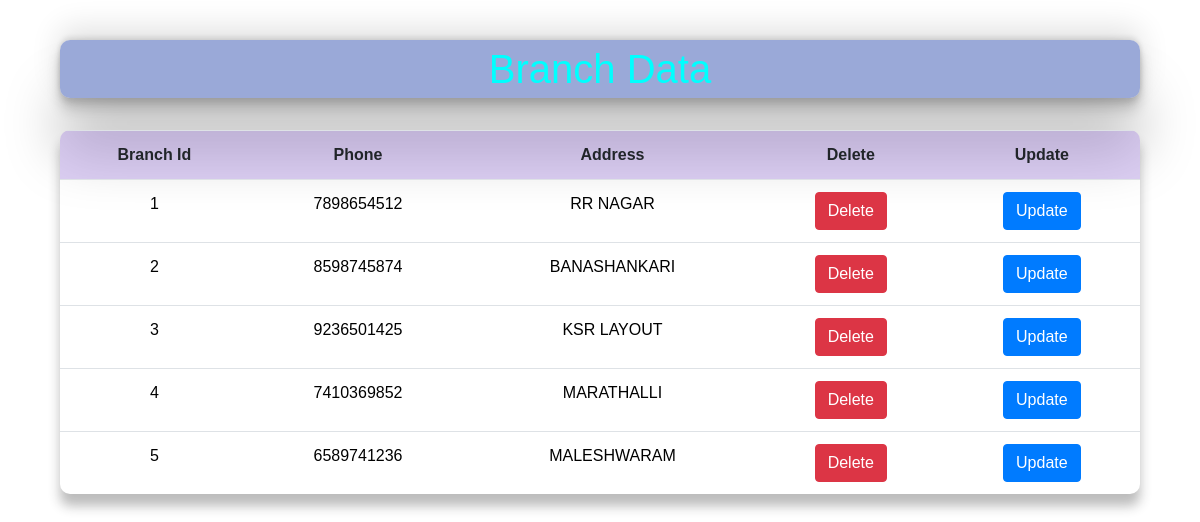
Screenshot of /branchData.php with the database file from the repository.
### tables this page shows
CREATE TABLE `branch` (
  `branch_id` int(11) NOT NULL,
  `phone` varchar(10) DEFAULT NULL,
  `address` varchar(15) DEFAULT NULL
);

### branchData.php (the view, shortened to what this page needs)
<!DOCTYPE html>
<html lang="en">
<head>
    <link rel="stylesheet" href="https://cdn.jsdelivr.net/npm/bootstrap@4.6.1/dist/css/bootstrap.min.css">
</head>
<body>
    <div class="container">
        <div class="col-lg-12">
            <h1 class="text-center">Branch Data</h1><br>
            <table class="table table-border table-hover table-stripped">
                <tr>
                    <th>Branch Id</th>
                    <th>Phone</th>
                    <th>Address</th>
                    <th>Delete</th>
                    <th>Update</th>
                </tr>
                <?php
                include 'conn.php';
                $q="select * from branch";
                $query=mysqli_query($con,$q);
                while($res=mysqli_fetch_array($query)) {
                ?>
                <tr>
                    <td><?php echo $res['branch_id']; ?></th>
                    <td><?php echo $res['phone']; ?></th>
                    <td><?php echo $res['address']; ?></th>
                    <td><button class="btn-danger btn" name="del"><a href="bdelete.php?id=<?php echo $res['branch_id']; ?>" class="text-white">Delete</a></button></td>
                    <td><button class="btn-primary btn"><a href="bupdate.php?id=<?php echo $res['branch_id']; ?>" class="text-white">Update</a></button></td>
                </tr>
             <?php  } ?>
            </table>
        </div>
    </div>
</body>
</html>

### branchData.php (style rules this page uses)
body { background-image:url("002.png"); background-position: center; background-size: cover; background-repeat: no-repeat; font-family:sans-serif; margin-top: 40px; }
h1 { padding: 5px; background-color: rgba(88, 112, 190,0.6); color: aqua; box-shadow: rgba(0, 0, 0, 0.25) 0px 54px 55px, rgba(0, 0, 0, 0.12) 0px -12px 30px, rgba(0, 0, 0, 0.12) 0px 4px 6px, rgba(0, 0, 0, 0.17) 0px 12px 13px, rgba(0, 0, 0, 0.09) 0px -3px 5px; border-radius: 10px; }
table { border-radius: 10px; border-width: 0px; border-collapse: collapse; border-spacing: 0; text-align: center; overflow: hidden; box-shadow: 0 12px 12px rgba(32,32,32,0.3); }
td { color: black; }
th { border-width: 0px; background-color: rgba(166, 133, 222,0.4); ; }

### rows the page displays
branch: branch_id "1", phone "7898654512", address "RR NAGAR"
branch: branch_id "2", phone "8598745874", address "BANASHANKARI"
branch: branch_id "3", phone "9236501425", address "KSR LAYOUT"
branch: branch_id "4", phone "7410369852", address "MARATHALLI"
branch: branch_id "5", phone "6589741236", address "MALESHWARAM"
